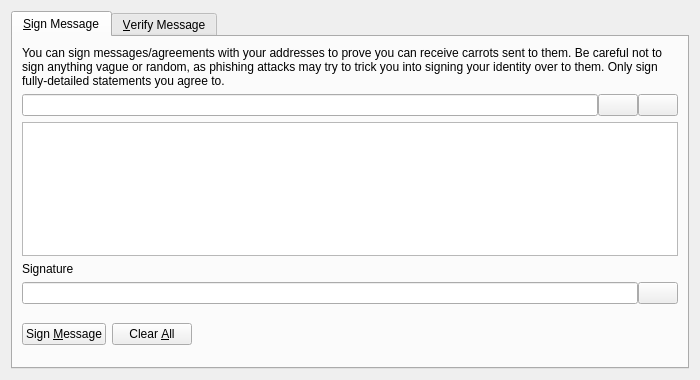
<?xml version="1.0" encoding="UTF-8"?>
<ui version="4.0">
 <class>SignVerifyMessageDialog</class>
 <widget class="QDialog" name="SignVerifyMessageDialog">
  <property name="geometry">
   <rect>
    <x>0</x>
    <y>0</y>
    <width>700</width>
    <height>380</height>
   </rect>
  </property>
  <property name="windowTitle">
   <string>Signatures - Sign / Verify a Message</string>
  </property>
  <property name="modal">
   <bool>true</bool>
  </property>
  <layout class="QVBoxLayout" name="verticalLayout">
   <item>
    <widget class="QTabWidget" name="tabWidget">
     <property name="currentIndex">
      <number>0</number>
     </property>
     <widget class="QWidget" name="tabSignMessage">
      <attribute name="title">
       <string>&amp;Sign Message</string>
      </attribute>
      <layout class="QVBoxLayout" name="verticalLayout_SM">
       <item>
        <widget class="QLabel" name="infoLabel_SM">
         <property name="text">
          <string>You can sign messages/agreements with your addresses to prove you can receive carrots sent to them. Be careful not to sign anything vague or random, as phishing attacks may try to trick you into signing your identity over to them. Only sign fully-detailed statements you agree to.</string>
         </property>
         <property name="textFormat">
          <enum>Qt::PlainText</enum>
         </property>
         <property name="wordWrap">
          <bool>true</bool>
         </property>
        </widget>
       </item>
       <item>
        <layout class="QHBoxLayout" name="horizontalLayout_1_SM">
         <property name="spacing">
          <number>0</number>
         </property>
         <item>
          <widget class="QValidatedLineEdit" name="addressIn_SM">
           <property name="toolTip">
            <string>The Carrot address to sign the message with</string>
           </property>
          </widget>
         </item>
         <item>
          <widget class="QPushButton" name="addressBookButton_SM">
           <property name="toolTip">
            <string>Choose previously used address</string>
           </property>
           <property name="text">
            <string/>
           </property>
           <property name="icon">
            <iconset resource="../carrot.qrc">
             <normaloff>:/icons/address-book</normaloff>:/icons/address-book</iconset>
           </property>
           <property name="shortcut">
            <string>Alt+A</string>
           </property>
           <property name="autoDefault">
            <bool>false</bool>
           </property>
          </widget>
         </item>
         <item>
          <widget class="QPushButton" name="pasteButton_SM">
           <property name="toolTip">
            <string>Paste address from clipboard</string>
           </property>
           <property name="text">
            <string/>
           </property>
           <property name="icon">
            <iconset resource="../carrot.qrc">
             <normaloff>:/icons/editpaste</normaloff>:/icons/editpaste</iconset>
           </property>
           <property name="shortcut">
            <string>Alt+P</string>
           </property>
           <property name="autoDefault">
            <bool>false</bool>
           </property>
          </widget>
         </item>
        </layout>
       </item>
       <item>
        <widget class="QPlainTextEdit" name="messageIn_SM">
         <property name="toolTip">
          <string>Enter the message you want to sign here</string>
         </property>
        </widget>
       </item>
       <item>
        <widget class="QLabel" name="signatureLabel_SM">
         <property name="text">
          <string>Signature</string>
         </property>
         <property name="textFormat">
          <enum>Qt::PlainText</enum>
         </property>
        </widget>
       </item>
       <item>
        <layout class="QHBoxLayout" name="horizontalLayout_2_SM">
         <property name="spacing">
          <number>0</number>
         </property>
         <item>
          <widget class="QLineEdit" name="signatureOut_SM">
           <property name="font">
            <font>
             <italic>true</italic>
            </font>
           </property>
           <property name="readOnly">
            <bool>true</bool>
           </property>
          </widget>
         </item>
         <item>
          <widget class="QPushButton" name="copySignatureButton_SM">
           <property name="toolTip">
            <string>Copy the current signature to the system clipboard</string>
           </property>
           <property name="text">
            <string/>
           </property>
           <property name="icon">
            <iconset resource="../carrot.qrc">
             <normaloff>:/icons/editcopy</normaloff>:/icons/editcopy</iconset>
           </property>
           <property name="autoDefault">
            <bool>false</bool>
           </property>
          </widget>
         </item>
        </layout>
       </item>
       <item>
        <layout class="QHBoxLayout" name="horizontalLayout_3_SM">
         <item>
          <widget class="QPushButton" name="signMessageButton_SM">
           <property name="toolTip">
            <string>Sign the message to prove you own this Carrot address</string>
           </property>
           <property name="text">
            <string>Sign &amp;Message</string>
           </property>
           <property name="icon">
            <iconset resource="../carrot.qrc">
             <normaloff>:/icons/edit</normaloff>:/icons/edit</iconset>
           </property>
           <property name="autoDefault">
            <bool>false</bool>
           </property>
          </widget>
         </item>
         <item>
          <widget class="QPushButton" name="clearButton_SM">
           <property name="toolTip">
            <string>Reset all sign message fields</string>
           </property>
           <property name="text">
            <string>Clear &amp;All</string>
           </property>
           <property name="icon">
            <iconset resource="../carrot.qrc">
             <normaloff>:/icons/remove</normaloff>:/icons/remove</iconset>
           </property>
           <property name="autoDefault">
            <bool>false</bool>
           </property>
          </widget>
         </item>
         <item>
          <spacer name="horizontalSpacer_1_SM">
           <property name="orientation">
            <enum>Qt::Horizontal</enum>
           </property>
           <property name="sizeHint" stdset="0">
            <size>
             <width>40</width>
             <height>48</height>
            </size>
           </property>
          </spacer>
         </item>
         <item>
          <widget class="QLabel" name="statusLabel_SM">
           <property name="font">
            <font>
             <weight>75</weight>
             <bold>true</bold>
            </font>
           </property>
           <property name="text">
            <string/>
           </property>
           <property name="wordWrap">
            <bool>true</bool>
           </property>
          </widget>
         </item>
         <item>
          <spacer name="horizontalSpacer_2_SM">
           <property name="orientation">
            <enum>Qt::Horizontal</enum>
           </property>
           <property name="sizeHint" stdset="0">
            <size>
             <width>40</width>
             <height>48</height>
            </size>
           </property>
          </spacer>
         </item>
        </layout>
       </item>
      </layout>
     </widget>
     <widget class="QWidget" name="tabVerifyMessage">
      <attribute name="title">
       <string>&amp;Verify Message</string>
      </attribute>
      <layout class="QVBoxLayout" name="verticalLayout_VM">
       <item>
        <widget class="QLabel" name="infoLabel_VM">
         <property name="text">
          <string>Enter the receiver's address, message (ensure you copy line breaks, spaces, tabs, etc. exactly) and signature below to verify the message. Be careful not to read more into the signature than what is in the signed message itself, to avoid being tricked by a man-in-the-middle attack. Note that this only proves the signing party receives with the address, it cannot prove sendership of any transaction!</string>
         </property>
         <property name="textFormat">
          <enum>Qt::PlainText</enum>
         </property>
         <property name="alignment">
          <set>Qt::AlignLeading|Qt::AlignLeft|Qt::AlignTop</set>
         </property>
         <property name="wordWrap">
          <bool>true</bool>
         </property>
        </widget>
       </item>
       <item>
        <layout class="QHBoxLayout" name="horizontalLayout_1_VM">
         <property name="spacing">
          <number>0</number>
         </property>
         <item>
          <widget class="QValidatedLineEdit" name="addressIn_VM">
           <property name="toolTip">
            <string>The Carrot address the message was signed with</string>
           </property>
          </widget>
         </item>
         <item>
          <widget class="QPushButton" name="addressBookButton_VM">
           <property name="toolTip">
            <string>Choose previously used address</string>
           </property>
           <property name="text">
            <string/>
           </property>
           <property name="icon">
            <iconset resource="../carrot.qrc">
             <normaloff>:/icons/address-book</normaloff>:/icons/address-book</iconset>
           </property>
           <property name="shortcut">
            <string>Alt+A</string>
           </property>
           <property name="autoDefault">
            <bool>false</bool>
           </property>
          </widget>
         </item>
        </layout>
       </item>
       <item>
        <widget class="QPlainTextEdit" name="messageIn_VM"/>
       </item>
       <item>
        <widget class="QValidatedLineEdit" name="signatureIn_VM"/>
       </item>
       <item>
        <layout class="QHBoxLayout" name="horizontalLayout_2_VM">
         <item>
          <widget class="QPushButton" name="verifyMessageButton_VM">
           <property name="toolTip">
            <string>Verify the message to ensure it was signed with the specified Carrot address</string>
           </property>
           <property name="text">
            <string>Verify &amp;Message</string>
           </property>
           <property name="icon">
            <iconset resource="../carrot.qrc">
             <normaloff>:/icons/transaction_0</normaloff>:/icons/transaction_0</iconset>
           </property>
           <property name="autoDefault">
            <bool>false</bool>
           </property>
          </widget>
         </item>
         <item>
          <widget class="QPushButton" name="clearButton_VM">
           <property name="toolTip">
            <string>Reset all verify message fields</string>
           </property>
           <property name="text">
            <string>Clear &amp;All</string>
           </property>
           <property name="icon">
            <iconset resource="../carrot.qrc">
             <normaloff>:/icons/remove</normaloff>:/icons/remove</iconset>
           </property>
           <property name="autoDefault">
            <bool>false</bool>
           </property>
          </widget>
         </item>
         <item>
          <spacer name="horizontalSpacer_1_VM">
           <property name="orientation">
            <enum>Qt::Horizontal</enum>
           </property>
           <property name="sizeHint" stdset="0">
            <size>
             <width>40</width>
             <height>48</height>
            </size>
           </property>
          </spacer>
         </item>
         <item>
          <widget class="QLabel" name="statusLabel_VM">
           <property name="font">
            <font>
             <weight>75</weight>
             <bold>true</bold>
            </font>
           </property>
           <property name="text">
            <string/>
           </property>
           <property name="wordWrap">
            <bool>true</bool>
           </property>
          </widget>
         </item>
         <item>
          <spacer name="horizontalSpacer_2_VM">
           <property name="orientation">
            <enum>Qt::Horizontal</enum>
           </property>
           <property name="sizeHint" stdset="0">
            <size>
             <width>40</width>
             <height>48</height>
            </size>
           </property>
          </spacer>
         </item>
        </layout>
       </item>
      </layout>
     </widget>
    </widget>
   </item>
  </layout>
 </widget>
 <customwidgets>
  <customwidget>
   <class>QValidatedLineEdit</class>
   <extends>QLineEdit</extends>
   <header>qvalidatedlineedit.h</header>
  </customwidget>
 </customwidgets>
 <resources>
  <include location="../carrot.qrc"/>
 </resources>
 <connections/>
</ui>
